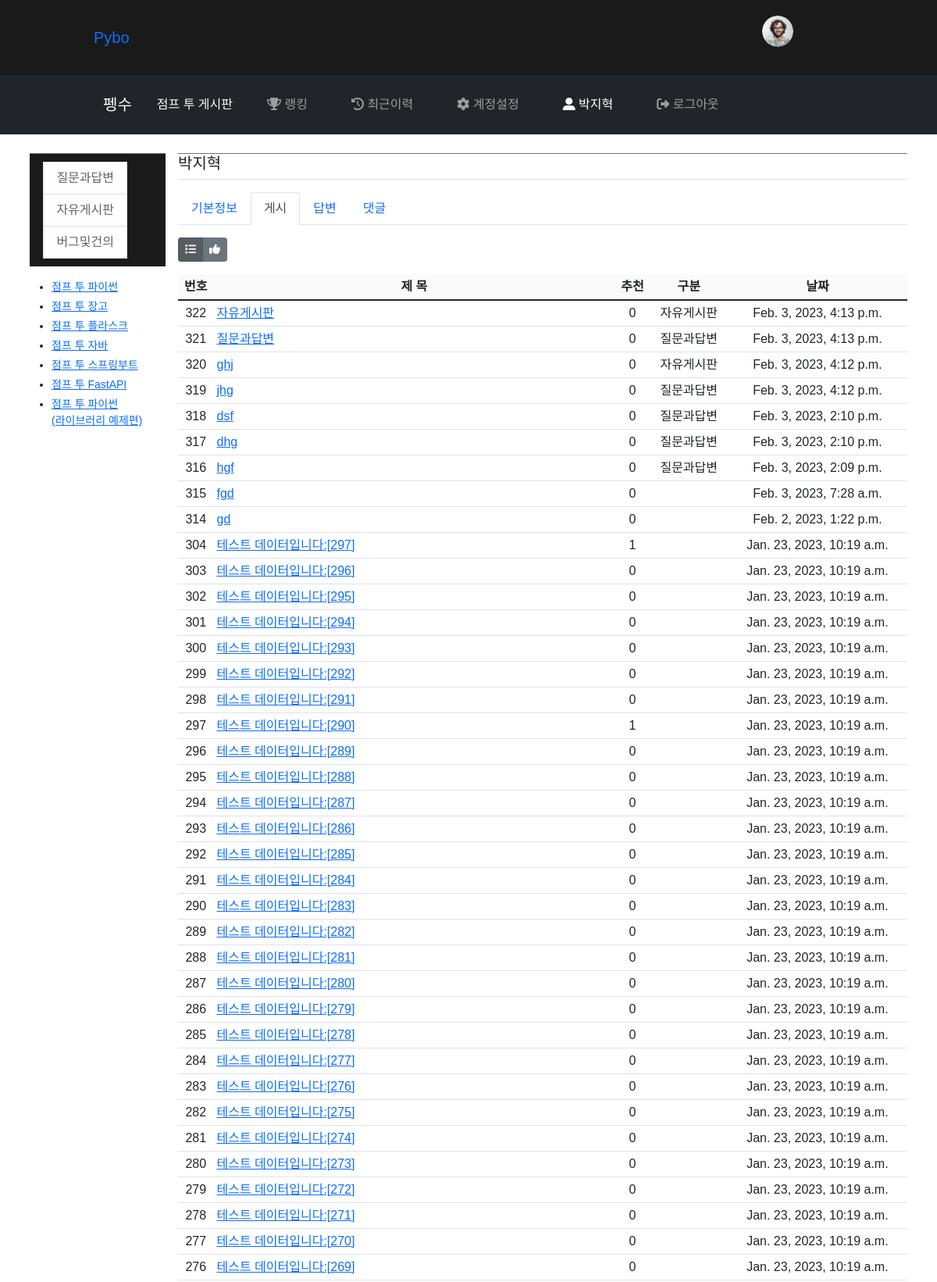
The page /pybo/profile/question/ (signed in, upper part) on the database its author committed.
### pybo/models.py (models this page shows, shortened)
class Question(models.Model):
    modify_date = models.DateTimeField(null=True, blank=True)
    author = models.ForeignKey(User, on_delete=models.CASCADE, related_name='author_question')
    subject = models.CharField(max_length=200)
    content = models.TextField()
    create_date = models.DateTimeField()
    voter = models.ManyToManyField(User, related_name='voter_question')  # 추천인 추가
    category = models.ForeignKey(Category, on_delete=models.CASCADE, related_name='category_question')

class Category(models.Model):
    name = models.CharField(max_length=20, unique=True)
    description = models.CharField(max_length=200, null=True, blank=True)
    has_answer = models.BooleanField(default=True)  # 답변가능 여부
    def __str__(self):
        return self.description

### pybo/views.py (the view)
# urls.py: path('profile/question/', views.user_question, name='user_question'),
@login_required(login_url='common:login')
def user_question(request):
    question_list = Question.objects.order_by('-create_date')
    category = Category.objects.order_by('id')
    context = {'category': category, 'question_list': question_list}
    print(category)
    return render(request, 'common/profile_question.html', context)

### templates/common/profile_question.html (shortened to what this page needs)
{% extends 'base.html' %}
{% block content %}
{% load pybo_filter %}
<!DOCTYPE html>
<html lang="ko"><head><meta http-equiv="Content-Type" content="text/html; charset=UTF-8">
    <link rel="stylesheet" type="text/css" href="./user_question_files/bootstrap.min.css">
    <link rel="stylesheet" type="text/css" href="./user_question_files/style.css">
    <link href="./user_question_files/all.min.css" rel="stylesheet">  <title>파이보</title></head>
<body>
<nav class="navbar navbar-expand-lg navbar-dark bg-dark">
    <div class="container">
        <a class="navbar-brand" href="https://pybo.kr/pybo/">펭수</a>
        <a href="https://pybo.kr/pybo/" class="nav-link text-light">점프 투 게시판</a>
        <div class="collapse navbar-collapse" id="navbarNav">
            <ul class="nav navbar-nav ml-auto">
                <li class="nav-item ">
                    <a class="nav-link" href="https://pybo.kr/common/profile/ranking/"><i class="fas fa-trophy"></i> 랭킹</a>
                </li>
                <li class="nav-item ">
                    <a class="nav-link" href="https://pybo.kr/pybo/recent_list/"><i class="fas fa-history"></i> 최근이력</a>
                </li>
                <li class="nav-item ">
                    <a class="nav-link" href="https://pybo.kr/common/settings/base/"><i class="fas fa-cog"></i> 계정설정</a>
                </li>
                <li class="nav-item">
                    <a class="nav-link profile-link active" href="https://pybo.kr/common/profile/base/1431/"><i class="fas fa-user-alt"></i> 박지혁</a>
                </li>
                <li class="nav-item ">
                    <a class="nav-link" href="https://pybo.kr/common/logout/"><i class="fas fa-sign-out-alt"></i> 로그아웃</a>
                </li>
            </ul>
        </div>
    </div>
</nav>
<div class="container mt-3">
    <div class="row">
        <div class="col-sm-12 col-md-3 col-lg-2 p-2">
<nav id="sidebar" class="border-top border-secondary">
    <div class="list-group">
        <a class="rounded-0 list-group-item list-group-item-action list-group-item-light " href="https://pybo.kr/pybo/question/list/qna/">질문과답변</a>
        <a class="rounded-0 list-group-item list-group-item-action list-group-item-light " href="https://pybo.kr/pybo/question/list/free/">자유게시판</a>
        <a class="rounded-0 list-group-item list-group-item-action list-group-item-light " href="https://pybo.kr/pybo/question/list/bug/">버그및건의</a>
    </div>
</nav>
<ul class="my-3 small" style="padding-left:2em;">
    <li class="my-1"><a href="https://wikidocs.net/book/1" target="_blank">점프 투 파이썬</a></li>
    <li class="my-1"><a href="https://wikidocs.net/book/4223" target="_blank">점프 투 장고</a></li>
    <li class="my-1"><a href="https://wikidocs.net/book/4542" target="_blank">점프 투 플라스크</a></li>
    <li class="my-1"><a href="https://wikidocs.net/book/31" target="_blank">점프 투 자바</a></li>
    <li class="my-1"><a href="https://wikidocs.net/book/7601" target="_blank">점프 투 스프링부트</a></li>
    <li class="my-1"><a href="https://wikidocs.net/book/8531" target="_blank">점프 투 FastAPI</a></li>
    <li class="my-1"><a href="https://wikidocs.net/book/5445" target="_blank">점프 투 파이썬 <br>(라이브러리 예제편)</a></li>
</ul>
        </div>
        <div class="col-sm-12 col-md-9 col-lg-10 p-2">
            <div id="content" class="border-top border-secondary">
                <div class="content_block">
<h5 class="border-bottom pb-2 mb-3">박지혁</h5>
<ul class="nav nav-tabs">
    <li class="nav-item">
        <a class="nav-link " href="{% url 'pybo:user_profile' %}">기본정보</a>
    </li>
    <li class="nav-item">
        <a class="nav-link active" href="{% url 'pybo:user_question' %}">게시</a>
    </li>
    <li class="nav-item">
        <a class="nav-link " href="{% url 'pybo:user_answer' %}">답변</a>
    </li>
    <li class="nav-item">
        <a class="nav-link " href="{% url 'pybo:user_comment' %}">댓글</a>
    </li>
</ul>
<div class="btn-group my-3" role="group">
  <button type="button" title="" class="btn btn-sm btn-secondary so active" data-so="recent" data-original-title="최신순"><i class="fas fa-list"></i></button>
  <button type="button" title="" class="btn btn-sm btn-secondary so " data-so="recommend" data-original-title="추천순"><i class="fas fa-thumbs-up"></i></button>
</div>
<div class="table-responsive">
    <table class="table table-sm">
        <thead>
        <tr class="text-center" style="background-color:#fafafa">
            <th>번호</th>
            <th style="width:55%">제 목</th>
            <th>추천</th>
            <th>구분</th>
            <th>날짜</th>
        </tr>
    </thead>
    <tbody>
        {% if question_list %}
        {% for question in question_list %}
        {% if request.user == question.author %}
        <tr class="text-center">
            <td>
                {{ question.id }}
            </td>
            <td class="text-start">
                <a href="{% url 'pybo:detail' question.id %}">{{ question.subject}}</a>
                    <td>{{question.voter.count}}</td>
                    <td>{{question.category.description}}</td>
                    <td>{{ question.create_date }}</td>
                </tr>
                {% endif %}
                {% endfor %}
                {% else %}
                <tr>
                    <td colspan="4">질문이 없습니다.</td>
                </tr>
                {% endif %}
        </tbody>
</table>
</div>
                </div>
            </div>
        </div>
    </div>
</div>
</body></html>
{% endblock %}

### static/style.css (style rules this page uses)
* { margin: 0; padding: 0; font-family: 'Poppins', sans-serif; box-sizing: border-box; }
nav { background: #1a1a1a; width: 100%; padding: 10px 10%; display: flex; align-items: center; justify-content: space-between; position: relative; }
nav ul { width: 100%; text-align: right; }
nav ul li { display: inline-block; list-style: none; margin: 10px 20px; }
nav ul li a { color: #fff; text-decoration: none; }

### rows shown on the page
Question: id "322", subject "자유게시판", voter.count "0", category.description "자유게시판", create_date "Feb. 3, 2023, 4:13 p.m."
Question: id "321", subject "질문과답변", voter.count "0", category.description "질문과답변", create_date "Feb. 3, 2023, 4:13 p.m."
Question: id "320", subject "ghj", voter.count "0", category.description "자유게시판", create_date "Feb. 3, 2023, 4:12 p.m."
Question: id "319", subject "jhg", voter.count "0", category.description "질문과답변", create_date "Feb. 3, 2023, 4:12 p.m."
Question: id "318", subject "dsf", voter.count "0", category.description "질문과답변", create_date "Feb. 3, 2023, 2:10 p.m."
Question: id "317", subject "dhg", voter.count "0", category.description "질문과답변", create_date "Feb. 3, 2023, 2:10 p.m."
Question: id "316", subject "hgf", voter.count "0", category.description "질문과답변", create_date "Feb. 3, 2023, 2:09 p.m."
Question: id "315", subject "fgd", voter.count "0", create_date "Feb. 3, 2023, 7:28 a.m."
Question: id "314", subject "gd", voter.count "0", create_date "Feb. 2, 2023, 1:22 p.m."
Question: id "304", subject "테스트 데이터입니다:[297]", voter.count "1", create_date "Jan. 23, 2023, 10:19 a.m."
Question: id "303", subject "테스트 데이터입니다:[296]", voter.count "0", create_date "Jan. 23, 2023, 10:19 a.m."
Question: id "302", subject "테스트 데이터입니다:[295]", voter.count "0", create_date "Jan. 23, 2023, 10:19 a.m."
Question: id "301", subject "테스트 데이터입니다:[294]", voter.count "0", create_date "Jan. 23, 2023, 10:19 a.m."
Question: id "300", subject "테스트 데이터입니다:[293]", voter.count "0", create_date "Jan. 23, 2023, 10:19 a.m."
Question: id "299", subject "테스트 데이터입니다:[292]", voter.count "0", create_date "Jan. 23, 2023, 10:19 a.m."
Question: id "298", subject "테스트 데이터입니다:[291]", voter.count "0", create_date "Jan. 23, 2023, 10:19 a.m."
Question: id "297", subject "테스트 데이터입니다:[290]", voter.count "1", create_date "Jan. 23, 2023, 10:19 a.m."
Question: id "296", subject "테스트 데이터입니다:[289]", voter.count "0", create_date "Jan. 23, 2023, 10:19 a.m."
Question: id "295", subject "테스트 데이터입니다:[288]", voter.count "0", create_date "Jan. 23, 2023, 10:19 a.m."
Question: id "294", subject "테스트 데이터입니다:[287]", voter.count "0", create_date "Jan. 23, 2023, 10:19 a.m."
Question: id "293", subject "테스트 데이터입니다:[286]", voter.count "0", create_date "Jan. 23, 2023, 10:19 a.m."
Question: id "292", subject "테스트 데이터입니다:[285]", voter.count "0", create_date "Jan. 23, 2023, 10:19 a.m."
Question: id "291", subject "테스트 데이터입니다:[284]", voter.count "0", create_date "Jan. 23, 2023, 10:19 a.m."
Question: id "290", subject "테스트 데이터입니다:[283]", voter.count "0", create_date "Jan. 23, 2023, 10:19 a.m."
Question: id "289", subject "테스트 데이터입니다:[282]", voter.count "0", create_date "Jan. 23, 2023, 10:19 a.m."
Question: id "288", subject "테스트 데이터입니다:[281]", voter.count "0", create_date "Jan. 23, 2023, 10:19 a.m."
Question: id "287", subject "테스트 데이터입니다:[280]", voter.count "0", create_date "Jan. 23, 2023, 10:19 a.m."
Question: id "286", subject "테스트 데이터입니다:[279]", voter.count "0", create_date "Jan. 23, 2023, 10:19 a.m."
Question: id "285", subject "테스트 데이터입니다:[278]", voter.count "0", create_date "Jan. 23, 2023, 10:19 a.m."
Question: id "284", subject "테스트 데이터입니다:[277]", voter.count "0", create_date "Jan. 23, 2023, 10:19 a.m."
Question: id "283", subject "테스트 데이터입니다:[276]", voter.count "0", create_date "Jan. 23, 2023, 10:19 a.m."
Question: id "282", subject "테스트 데이터입니다:[275]", voter.count "0", create_date "Jan. 23, 2023, 10:19 a.m."
Question: id "281", subject "테스트 데이터입니다:[274]", voter.count "0", create_date "Jan. 23, 2023, 10:19 a.m."
Question: id "280", subject "테스트 데이터입니다:[273]", voter.count "0", create_date "Jan. 23, 2023, 10:19 a.m."
Question: id "279", subject "테스트 데이터입니다:[272]", voter.count "0", create_date "Jan. 23, 2023, 10:19 a.m."
Question: id "278", subject "테스트 데이터입니다:[271]", voter.count "0", create_date "Jan. 23, 2023, 10:19 a.m."
Question: id "277", subject "테스트 데이터입니다:[270]", voter.count "0", create_date "Jan. 23, 2023, 10:19 a.m."
Question: id "276", subject "테스트 데이터입니다:[269]", voter.count "0", create_date "Jan. 23, 2023, 10:19 a.m."
